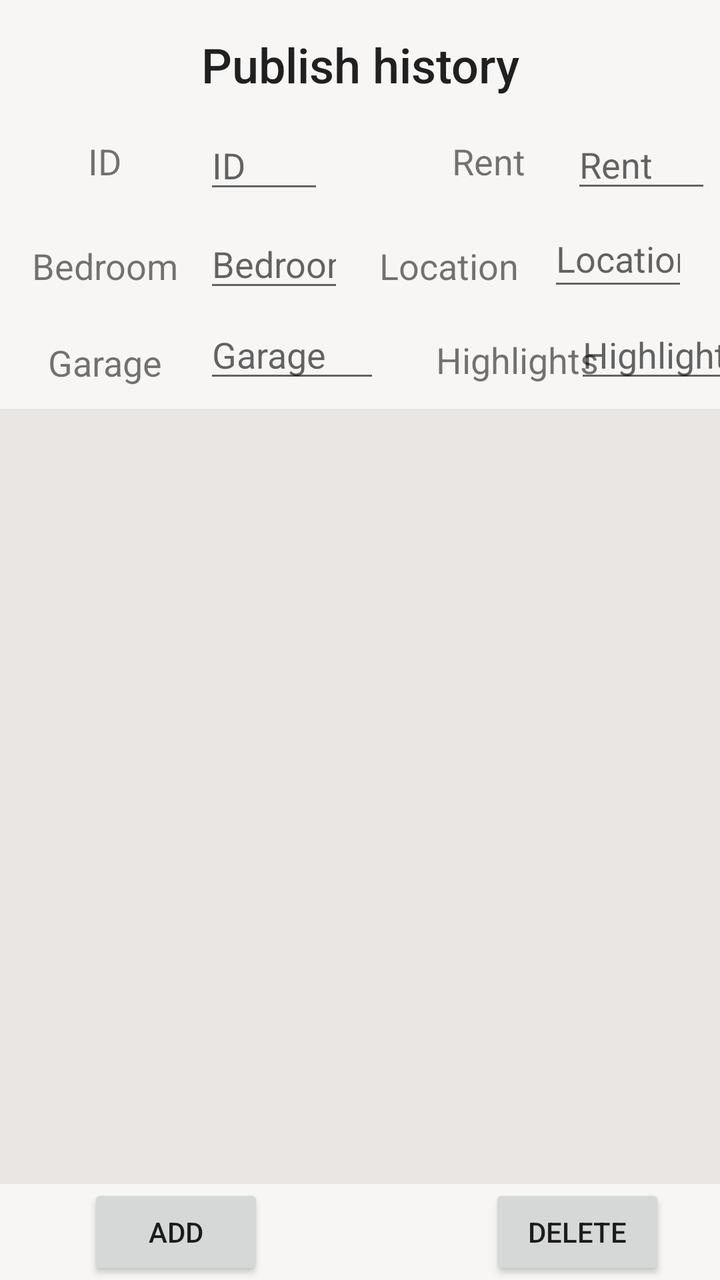
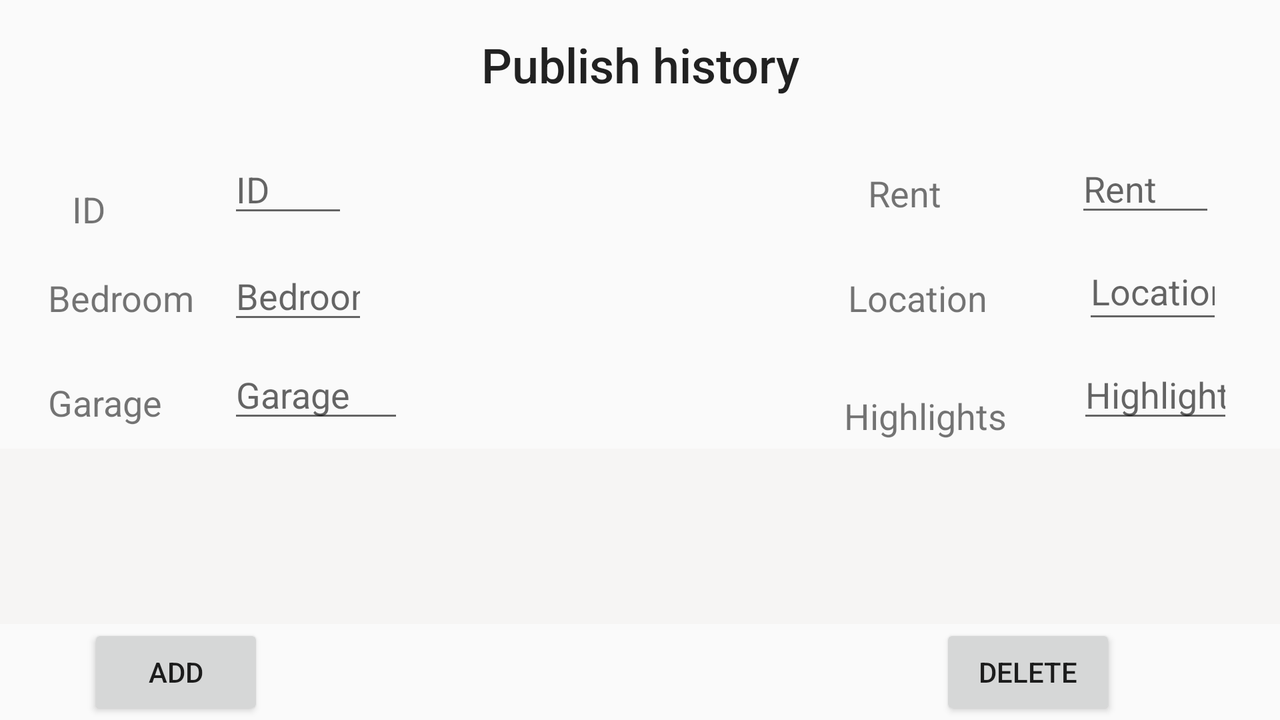

First picture: res/layout/ on a phone held upright. Second picture: the repository's own variant of that layout, on a device whose configuration matches the variant's folder. Source for both follows.
<!-- AndroidManifest.xml: application theme AppTheme -->
<!-- res/layout/activity_agency.xml -->
<?xml version="1.0" encoding="utf-8"?>
<androidx.constraintlayout.widget.ConstraintLayout xmlns:android="http://schemas.android.com/apk/res/android"
    xmlns:app="http://schemas.android.com/apk/res-auto"
    xmlns:tools="http://schemas.android.com/tools"
    android:layout_width="match_parent"
    android:layout_height="match_parent"
    android:background="#B0F6F5F3"
    tools:context=".activity.AgencyActivity">

    <TextView
        android:id="@+id/textView11"
        android:layout_width="84dp"
        android:layout_height="28dp"
        android:layout_marginStart="28dp"
        android:layout_marginTop="12dp"
        android:text="@string/highlights"
        android:textSize="18sp"
        app:layout_constraintStart_toEndOf="@+id/inputGarage"
        app:layout_constraintTop_toBottomOf="@+id/Location" />

    <TextView
        android:id="@+id/textView10"
        android:layout_width="66dp"
        android:layout_height="33dp"
        android:layout_marginStart="24dp"
        android:layout_marginTop="24dp"
        android:text="@string/garage"
        android:textSize="18sp"
        app:layout_constraintStart_toStartOf="parent"
        app:layout_constraintTop_toBottomOf="@+id/Bedroom" />

    <TextView
        android:id="@+id/textView4"
        android:layout_width="wrap_content"
        android:layout_height="0dp"
        android:layout_marginStart="8dp"
        android:layout_marginTop="16dp"
        android:layout_marginEnd="8dp"
        android:text="@string/publish_history"
        android:textAppearance="@style/TextAppearance.AppCompat.Body2"
        android:textSize="24sp"
        app:layout_constraintEnd_toEndOf="parent"
        app:layout_constraintStart_toStartOf="parent"
        app:layout_constraintTop_toTopOf="parent" />

    <ListView
        android:id="@+id/history_listview"
        android:layout_width="0dp"
        android:layout_height="0dp"
        android:layout_marginTop="8dp"
        android:background="#57CDC7BE"
        android:choiceMode="multipleChoice"
        app:layout_constraintBottom_toTopOf="@+id/add"
        app:layout_constraintEnd_toEndOf="parent"
        app:layout_constraintHorizontal_bias="0.0"
        app:layout_constraintStart_toStartOf="parent"
        app:layout_constraintTop_toBottomOf="@+id/inputGarage" />

    <Button
        android:id="@+id/add"
        android:layout_width="wrap_content"
        android:layout_height="wrap_content"
        android:layout_marginStart="44dp"
        android:text="@string/add"
        app:layout_constraintBottom_toBottomOf="parent"
        app:layout_constraintStart_toStartOf="parent" />

    <Button
        android:id="@+id/delete__button"
        android:layout_width="wrap_content"
        android:layout_height="wrap_content"
        android:text="@string/delete"
        app:layout_constraintBottom_toBottomOf="parent"
        app:layout_constraintEnd_toEndOf="parent"
        app:layout_constraintHorizontal_bias="0.805"
        app:layout_constraintStart_toEndOf="@+id/add"
        app:layout_constraintTop_toBottomOf="@+id/history_listview"
        app:layout_constraintVertical_bias="0.0" />

    <TextView
        android:id="@+id/ID"
        android:layout_width="26dp"
        android:layout_height="0dp"
        android:layout_marginStart="44dp"
        android:layout_marginTop="20dp"
        android:text="@string/id"
        android:textSize="18sp"
        app:layout_constraintStart_toStartOf="parent"
        app:layout_constraintTop_toBottomOf="@+id/textView4" />

    <TextView
        android:id="@+id/Rent"
        android:layout_width="45dp"
        android:layout_height="0dp"
        android:layout_marginStart="64dp"
        android:layout_marginTop="20dp"
        android:text="@string/rent"
        android:textSize="18sp"
        app:layout_constraintStart_toEndOf="@+id/inputID"
        app:layout_constraintTop_toBottomOf="@+id/textView4" />

    <TextView
        android:id="@+id/Bedroom"
        android:layout_width="74dp"
        android:layout_height="0dp"
        android:layout_marginStart="16dp"
        android:layout_marginTop="28dp"
        android:text="@string/bedroom"
        android:textSize="18sp"
        app:layout_constraintStart_toStartOf="parent"
        app:layout_constraintTop_toBottomOf="@+id/ID" />

    <TextView
        android:id="@+id/Location"
        android:layout_width="73dp"
        android:layout_height="35dp"
        android:layout_marginTop="28dp"
        android:text="@string/location"
        android:textSize="18sp"
        app:layout_constraintEnd_toStartOf="@+id/inputLocation"
        app:layout_constraintHorizontal_bias="0.605"
        app:layout_constraintStart_toEndOf="@+id/inputBedroom"
        app:layout_constraintTop_toBottomOf="@+id/Rent" />

    <EditText
        android:id="@+id/inputID"
        android:layout_width="60dp"
        android:layout_height="0dp"
        android:layout_marginStart="32dp"
        android:layout_marginTop="12dp"
        android:autofillHints=""
        android:ems="10"
        android:hint="@string/id"
        android:inputType="number"
        app:layout_constraintStart_toEndOf="@+id/ID"
        app:layout_constraintTop_toBottomOf="@+id/textView4" />

    <EditText
        android:id="@+id/inputBedroom"
        android:layout_width="70dp"
        android:layout_height="0dp"
        android:layout_marginStart="12dp"
        android:layout_marginTop="8dp"
        android:autofillHints=""
        android:ems="10"
        android:hint="@string/bedroom"
        android:inputType="number"
        app:layout_constraintStart_toEndOf="@+id/Bedroom"
        app:layout_constraintTop_toBottomOf="@+id/inputID" />

    <EditText
        android:id="@+id/inputGarage"
        android:layout_width="88dp"
        android:layout_height="0dp"
        android:layout_marginStart="12dp"
        android:layout_marginTop="4dp"
        android:autofillHints=""
        android:ems="10"
        android:hint="@string/garage"
        android:inputType="number"
        app:layout_constraintStart_toEndOf="@+id/textView10"
        app:layout_constraintTop_toBottomOf="@+id/inputBedroom" />

    <EditText
        android:id="@+id/inputRent"
        android:layout_width="70dp"
        android:layout_height="0dp"
        android:layout_marginTop="60dp"
        android:autofillHints=""
        android:ems="10"
        android:hint="@string/rent"
        android:inputType="number"
        app:layout_constraintEnd_toEndOf="parent"
        app:layout_constraintHorizontal_bias="0.771"
        app:layout_constraintStart_toEndOf="@+id/Rent"
        app:layout_constraintTop_toTopOf="parent" />

    <EditText
        android:id="@+id/inputLocation"
        android:layout_width="70dp"
        android:layout_height="45dp"
        android:layout_marginEnd="16dp"
        android:autofillHints=""
        android:ems="10"
        android:hint="@string/location"
        android:inputType="textPersonName"
        app:layout_constraintBottom_toTopOf="@+id/inputHighlights"
        app:layout_constraintEnd_toEndOf="parent"
        app:layout_constraintTop_toBottomOf="@+id/inputRent"
        app:layout_constraintVertical_bias="0.461" />

    <EditText
        android:id="@+id/inputHighlights"
        android:layout_width="78dp"
        android:layout_height="0dp"
        android:layout_marginBottom="8dp"
        android:autofillHints=""
        android:ems="10"
        android:hint="@string/highlights"
        android:inputType="textPersonName"
        app:layout_constraintBottom_toTopOf="@+id/history_listview"
        app:layout_constraintEnd_toEndOf="parent"
        app:layout_constraintHorizontal_bias="0.741"
        app:layout_constraintStart_toEndOf="@+id/textView11" />

</androidx.constraintlayout.widget.ConstraintLayout>
<!-- resources referenced by this layout -->
<resources>
  <string name="add">Add</string>
  <string name="bedroom">Bedroom</string>
  <string name="delete">Delete</string>
  <string name="garage">Garage</string>
  <string name="highlights">Highlights</string>
  <string name="id">ID</string>
  <string name="location">Location</string>
  <string name="publish_history">Publish history</string>
  <string name="rent">Rent</string>
  <style name="AppTheme" parent="Theme.AppCompat.Light.DarkActionBar">
          
          <item name="colorPrimary">#565755</item>
          <item name="colorPrimaryDark">#4A4949</item>
          <item name="colorAccent">@color/colorAccent</item>
      </style>
</resources>
<!-- res/layout-land/activity_agency.xml (the repository's variant of the layout above) -->
<!-- drawn on the phone turned sideways -->
<?xml version="1.0" encoding="utf-8"?>
<androidx.constraintlayout.widget.ConstraintLayout xmlns:android="http://schemas.android.com/apk/res/android"
    xmlns:app="http://schemas.android.com/apk/res-auto"
    xmlns:tools="http://schemas.android.com/tools"
    android:layout_width="match_parent"
    android:layout_height="match_parent"
    tools:context=".activity.AgencyActivity">

    <TextView
        android:id="@+id/textView11"
        android:layout_width="84dp"
        android:layout_height="28dp"
        android:layout_marginStart="220dp"
        android:layout_marginTop="24dp"
        android:text="@string/highlights"
        android:textSize="18sp"
        app:layout_constraintStart_toEndOf="@+id/inputGarage"
        app:layout_constraintTop_toBottomOf="@+id/Location" />

    <TextView
        android:id="@+id/textView10"
        android:layout_width="66dp"
        android:layout_height="33dp"
        android:layout_marginStart="24dp"
        android:layout_marginTop="28dp"
        android:text="@string/garage"
        android:textSize="18sp"
        app:layout_constraintStart_toStartOf="parent"
        app:layout_constraintTop_toBottomOf="@+id/Bedroom" />

    <TextView
        android:id="@+id/textView4"
        android:layout_width="wrap_content"
        android:layout_height="0dp"
        android:layout_marginStart="8dp"
        android:layout_marginTop="16dp"
        android:layout_marginEnd="8dp"
        android:text="@string/publish_history"
        android:textAppearance="@style/TextAppearance.AppCompat.Body2"
        android:textSize="24sp"
        app:layout_constraintEnd_toEndOf="parent"
        app:layout_constraintStart_toStartOf="parent"
        app:layout_constraintTop_toTopOf="parent" />

    <ListView
        android:id="@+id/history_listview"
        android:layout_width="0dp"
        android:layout_height="0dp"
        android:layout_marginTop="8dp"
        android:background="#BCF6F5F3"
        android:choiceMode="multipleChoice"
        app:layout_constraintBottom_toTopOf="@+id/add"
        app:layout_constraintEnd_toEndOf="parent"
        app:layout_constraintHorizontal_bias="0.0"
        app:layout_constraintStart_toStartOf="parent"
        app:layout_constraintTop_toBottomOf="@+id/inputGarage" />

    <Button
        android:id="@+id/add"
        android:layout_width="wrap_content"
        android:layout_height="wrap_content"
        android:layout_marginStart="44dp"
        android:text="@string/add"
        app:layout_constraintBottom_toBottomOf="parent"
        app:layout_constraintStart_toStartOf="parent" />

    <Button
        android:id="@+id/delete__button"
        android:layout_width="wrap_content"
        android:layout_height="wrap_content"
        android:text="@string/delete"
        app:layout_constraintBottom_toBottomOf="parent"
        app:layout_constraintEnd_toEndOf="parent"
        app:layout_constraintHorizontal_bias="0.805"
        app:layout_constraintStart_toEndOf="@+id/add"
        app:layout_constraintTop_toBottomOf="@+id/history_listview"
        app:layout_constraintVertical_bias="0.0" />

    <TextView
        android:id="@+id/ID"
        android:layout_width="26dp"
        android:layout_height="0dp"
        android:layout_marginStart="36dp"
        android:layout_marginTop="44dp"
        android:text="@string/id"
        android:textSize="18sp"
        app:layout_constraintStart_toStartOf="parent"
        app:layout_constraintTop_toBottomOf="@+id/textView4" />

    <TextView
        android:id="@+id/Rent"
        android:layout_width="45dp"
        android:layout_height="0dp"
        android:layout_marginStart="260dp"
        android:layout_marginTop="36dp"
        android:text="@string/rent"
        android:textSize="18sp"
        app:layout_constraintStart_toEndOf="@+id/inputID"
        app:layout_constraintTop_toBottomOf="@+id/textView4" />

    <TextView
        android:id="@+id/Bedroom"
        android:layout_width="74dp"
        android:layout_height="0dp"
        android:layout_marginStart="24dp"
        android:layout_marginTop="20dp"
        android:text="@string/bedroom"
        android:textSize="18sp"
        app:layout_constraintStart_toStartOf="parent"
        app:layout_constraintTop_toBottomOf="@+id/ID" />

    <TextView
        android:id="@+id/Location"
        android:layout_width="73dp"
        android:layout_height="35dp"
        android:layout_marginStart="240dp"
        android:layout_marginTop="28dp"
        android:text="@string/location"
        android:textSize="18sp"
        app:layout_constraintStart_toEndOf="@+id/inputBedroom"
        app:layout_constraintTop_toBottomOf="@+id/Rent" />

    <EditText
        android:id="@+id/inputID"
        android:layout_width="60dp"
        android:layout_height="0dp"
        android:layout_marginStart="52dp"
        android:layout_marginTop="24dp"
        android:autofillHints=""
        android:ems="10"
        android:hint="@string/id"
        android:inputType="number"
        app:layout_constraintStart_toEndOf="@+id/ID"
        app:layout_constraintTop_toBottomOf="@+id/textView4" />

    <EditText
        android:id="@+id/inputBedroom"
        android:layout_width="70dp"
        android:layout_height="0dp"
        android:layout_marginStart="16dp"
        android:layout_marginTop="12dp"
        android:autofillHints=""
        android:ems="10"
        android:hint="@string/bedroom"
        android:inputType="number"
        app:layout_constraintStart_toEndOf="@+id/Bedroom"
        app:layout_constraintTop_toBottomOf="@+id/inputID" />

    <EditText
        android:id="@+id/inputGarage"
        android:layout_width="88dp"
        android:layout_height="0dp"
        android:layout_marginStart="24dp"
        android:layout_marginTop="8dp"
        android:autofillHints=""
        android:ems="10"
        android:hint="@string/garage"
        android:inputType="number"
        app:layout_constraintStart_toEndOf="@+id/textView10"
        app:layout_constraintTop_toBottomOf="@+id/inputBedroom" />

    <EditText
        android:id="@+id/inputRent"
        android:layout_width="70dp"
        android:layout_height="0dp"
        android:layout_marginTop="72dp"
        android:autofillHints=""
        android:ems="10"
        android:hint="@string/rent"
        android:inputType="number"
        app:layout_constraintEnd_toEndOf="parent"
        app:layout_constraintHorizontal_bias="0.646"
        app:layout_constraintStart_toEndOf="@+id/Rent"
        app:layout_constraintTop_toTopOf="parent" />

    <EditText
        android:id="@+id/inputLocation"
        android:layout_width="70dp"
        android:layout_height="45dp"
        android:autofillHints=""
        android:ems="10"
        android:hint="@string/location"
        android:inputType="textPersonName"
        app:layout_constraintBottom_toTopOf="@+id/inputHighlights"
        app:layout_constraintEnd_toEndOf="parent"
        app:layout_constraintHorizontal_bias="0.609"
        app:layout_constraintStart_toEndOf="@+id/Location"
        app:layout_constraintTop_toBottomOf="@+id/inputRent" />

    <EditText
        android:id="@+id/inputHighlights"
        android:layout_width="78dp"
        android:layout_height="0dp"
        android:layout_marginBottom="8dp"
        android:autofillHints=""
        android:ems="10"
        android:hint="@string/highlights"
        android:inputType="textPersonName"
        app:layout_constraintBottom_toTopOf="@+id/history_listview"
        app:layout_constraintEnd_toEndOf="parent"
        app:layout_constraintHorizontal_bias="0.585"
        app:layout_constraintStart_toEndOf="@+id/textView11" />

</androidx.constraintlayout.widget.ConstraintLayout>
